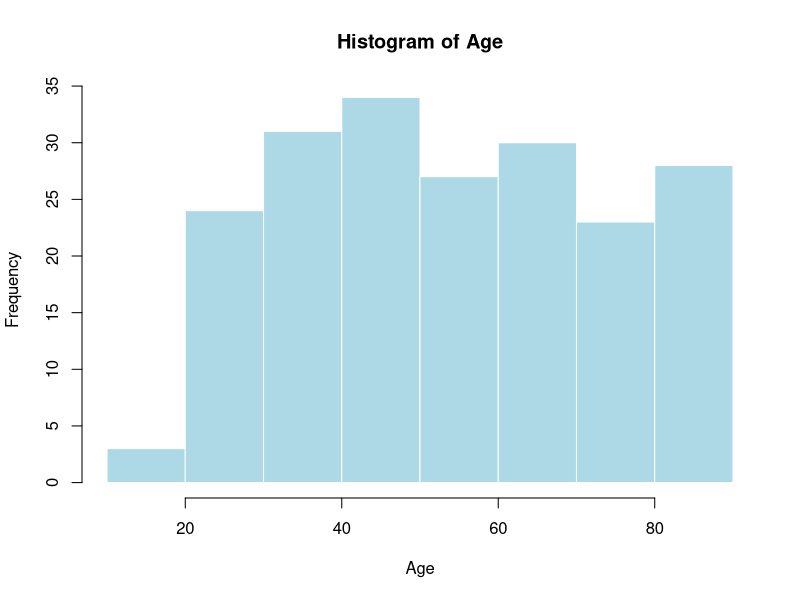
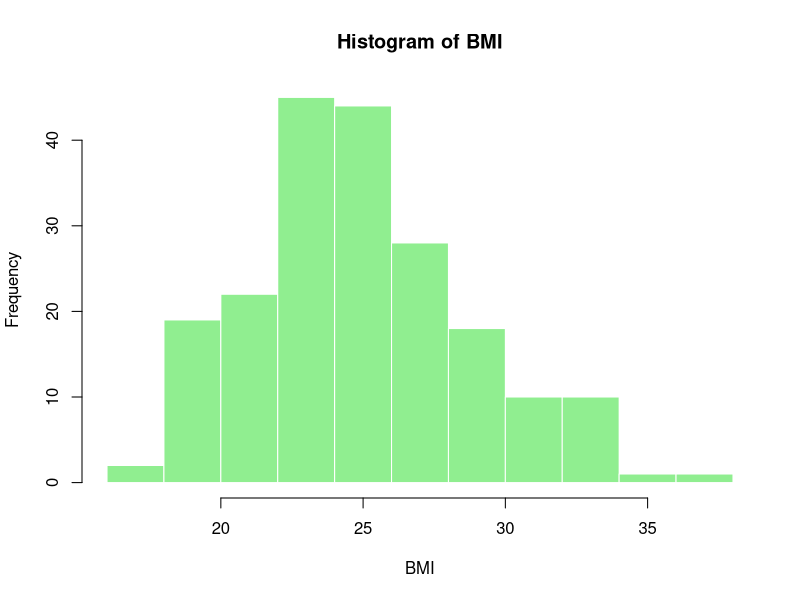
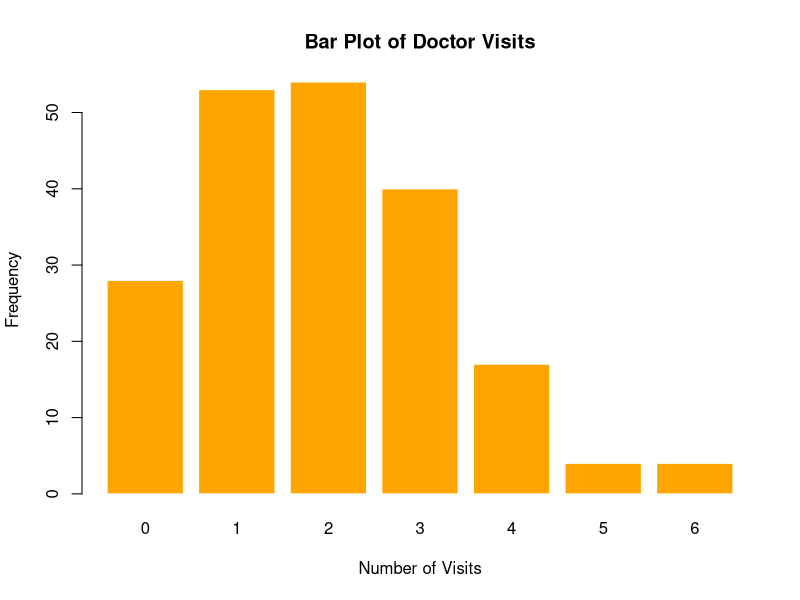
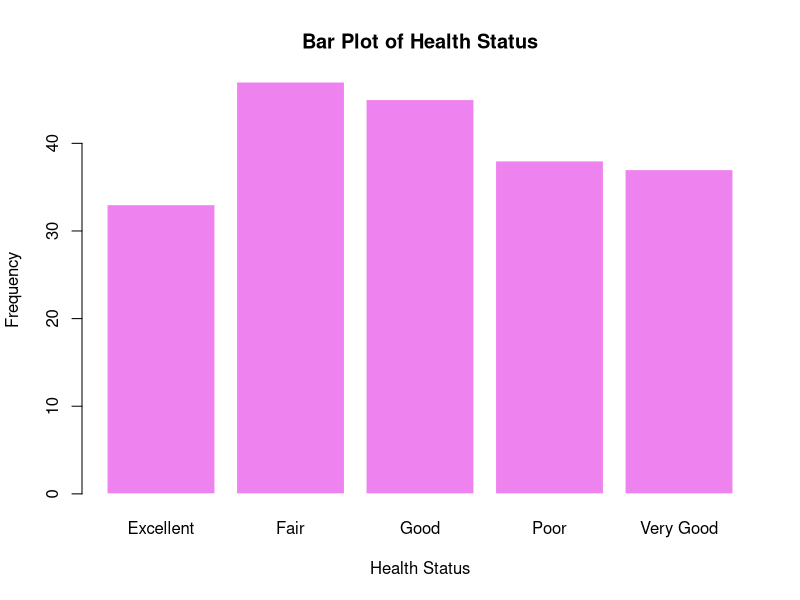
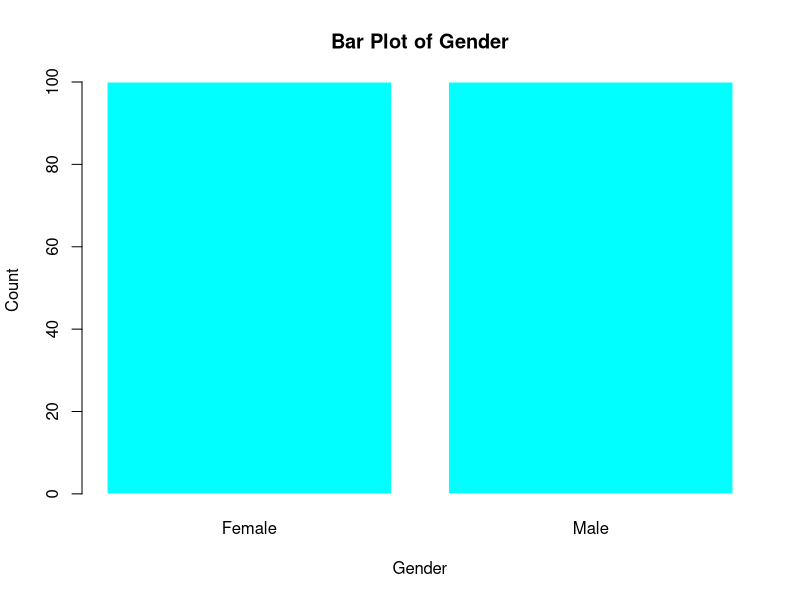

These figures' R source, in order: (Note: this script raises an error after producing the figures.)
# Load necessary libraries
# Although base R plotting functions are used here (hist, barplot) you may also use ggplot2 for advanced plots.
library(ggplot2)   # For advanced plotting if desired
library(dplyr)     # For data manipulation

# If the CSV file "public_health.csv" does not exist in the working directory,
# create a sample dataset and write it to CSV.
if (!file.exists("public_health.csv")) {
  set.seed(123)  # Ensure reproducibility
  n <- 200  # Number of observations
  
  # Create synthetic public health dataset:
  public_health <- data.frame(
    Age = round(runif(n, min = 18, max = 90)),  # Continuous variable: Age
    BMI = round(rnorm(n, mean = 25, sd = 4), 1),  # Continuous variable: BMI
    DoctorVisits = rpois(n, lambda = 2),  # Discrete variable: count of visits
    HealthStatus = factor(
      sample(c("Poor", "Fair", "Good", "Very Good", "Excellent"), n, replace = TRUE),
      levels = c("Poor", "Fair", "Good", "Very Good", "Excellent"),
      ordered = TRUE
    ),  # Ordinal variable: Health Status
    Gender = factor(sample(c("Male", "Female"), n, replace = TRUE))  # Nominal variable: Gender
  )
  
  # Write the synthetic dataset to a CSV file so it can be read later.
  write.csv(public_health, "public_health.csv", row.names = FALSE)
}

# Read the dataset from the CSV file
data <- read.csv("public_health.csv", stringsAsFactors = TRUE)

# Inspect the structure and summary of the dataset
str(data)
summary(data)

# =============================
# Continuous Variables: Age & BMI
# =============================

# Summary for Age
cat("Summary Statistics for Age (Continuous):\n")
age_summary <- summary(data$Age)
print(age_summary)
cat("Standard Deviation:", sd(data$Age), "\n\n")

# Histogram for Age
hist(data$Age, main = "Histogram of Age", 
     xlab = "Age", col = "lightblue", border = "white")

# Summary for BMI
cat("Summary Statistics for BMI (Continuous):\n")
bmi_summary <- summary(data$BMI)
print(bmi_summary)
cat("Standard Deviation:", sd(data$BMI), "\n\n")

# Histogram for BMI
hist(data$BMI, main = "Histogram of BMI", 
     xlab = "BMI", col = "lightgreen", border = "white")

# =============================
# Discrete Variable: DoctorVisits
# =============================

# Summary for DoctorVisits
cat("Summary Statistics for DoctorVisits (Discrete):\n")
doctor_visits_summary <- summary(data$DoctorVisits)
print(doctor_visits_summary)

# Frequency table for discrete variable
doctor_visits_table <- table(data$DoctorVisits)
print(doctor_visits_table)

# Bar plot for DoctorVisits counts
barplot(doctor_visits_table, main = "Bar Plot of Doctor Visits", 
        xlab = "Number of Visits", ylab = "Frequency", 
        col = "orange", border = "white")

# =============================
# Ordinal Variable: HealthStatus
# =============================

# Summary for HealthStatus (Ordinal)
cat("Summary Statistics for HealthStatus (Ordinal):\n")
health_status_summary <- summary(data$HealthStatus)
print(health_status_summary)

# Bar plot for HealthStatus
health_status_table <- table(data$HealthStatus)
barplot(health_status_table, main = "Bar Plot of Health Status", 
        xlab = "Health Status", ylab = "Frequency", 
        col = "violet", border = "white")

# =============================
# Nominal Variable: Gender
# =============================

# Summary for Gender (Nominal)
cat("Summary Statistics for Gender (Nominal):\n")
gender_summary <- summary(data$Gender)
print(gender_summary)

# Bar plot for Gender
gender_table <- table(data$Gender)
barplot(gender_table, main = "Bar Plot of Gender", 
        xlab = "Gender", ylab = "Count", 
        col = "cyan", border = "white")

kable(data)
